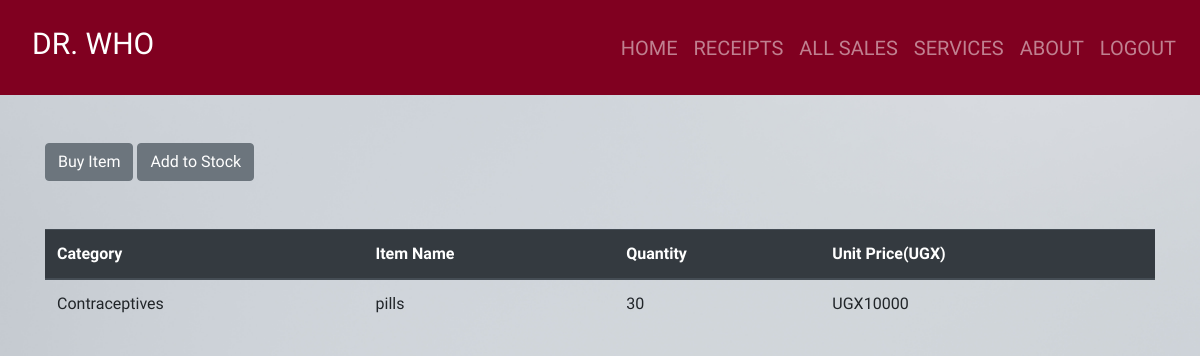
The page /index/9 (signed in) on the database its author committed.
### dawa/models.py (models this page shows, shortened)
class Product(models.Model):
    category_name = models.ForeignKey(Category, on_delete=models.CASCADE, null=True, blank = True)
    item_name = models.CharField(max_length =50, null = True, blank = True)
    total_quantity = models.IntegerField(default = 0, null = True, blank = True)
    issued_quantity = models.IntegerField(default = 0, null = True, blank = True)
    received_quantity = models.IntegerField(default = 0, null = True, blank = True)
    unit_price = models.IntegerField(default = 0, null = True, blank = True)
    manufacturer = models.CharField(max_length=50, null = True, blank = True)
    brand = models.CharField(max_length=50, null = True, blank = True)

class Category(models.Model):
    name = models.CharField(max_length=50, null = True, blank = True)
    def __str__(self):
        return self.name

### dawa/views.py (the view)
# urls.py: path('index/<int:product_id>', views.product_detail, name = 'product_detail'),
@login_required
def product_detail(request, product_id):
    product = Product.objects.get(id = product_id)
    return render(request, 'products/products_detail.html', {'product': product})

### templates/products/products_detail.html
{% extends 'products/base.html'%} {% block content%}
<br></br>
<div class = "container">
    <a href="{% url 'issue_item' product.id %}" ><input type="submit" value="Buy Item" class="btn btn-secondary" btn type="button"/></a>
    <a href="{% url 'add_to_stock' product.id %}" ><input type= "submit" value="Add to Stock" class="btn btn-secondary btn" type="button"/></a>
</div>
<br></br>
<div class = "container">
  <table class="table">
    <thead class="thead-dark">
      <tr>
        <th scope="col">Category</th>
        <th scope="col">Item Name</th>
        <th scope="col">Quantity</th>
        <th scope="col">Unit Price(UGX)</th>
      </tr>
    </thead>
    <tbody>
      <tr>
        <td>{{product.category_name}}</td>
        <td>{{product.item_name}}</td>
        <td>{{product.total_quantity}}</td>
        <td>UGX{{product.unit_price}}</td>
      </tr>
    </tbody>
  </table>
</div>
{% endblock%}

### dawa/static/css/main.css (style rules this page uses)
html,body { position: relative; overflow-x: hidden; background: url('/static/images/img6.jpg'); width: 100% !important; height: 100vh; display: table; position: relative; background-position: center; background-attachment: scroll; -o-background-size: cover; -moz-background-size: cover; -webkit-background-size: cover; background-size: cover; background-repeat: no-repeat; }
body { background-color: hsl(0, 0%, 98%); font-family: 'raleway'; }

### rows shown on the page
Product: category_name "Contraceptives", item_name "pills", total_quantity "30", unit_price "10000"
